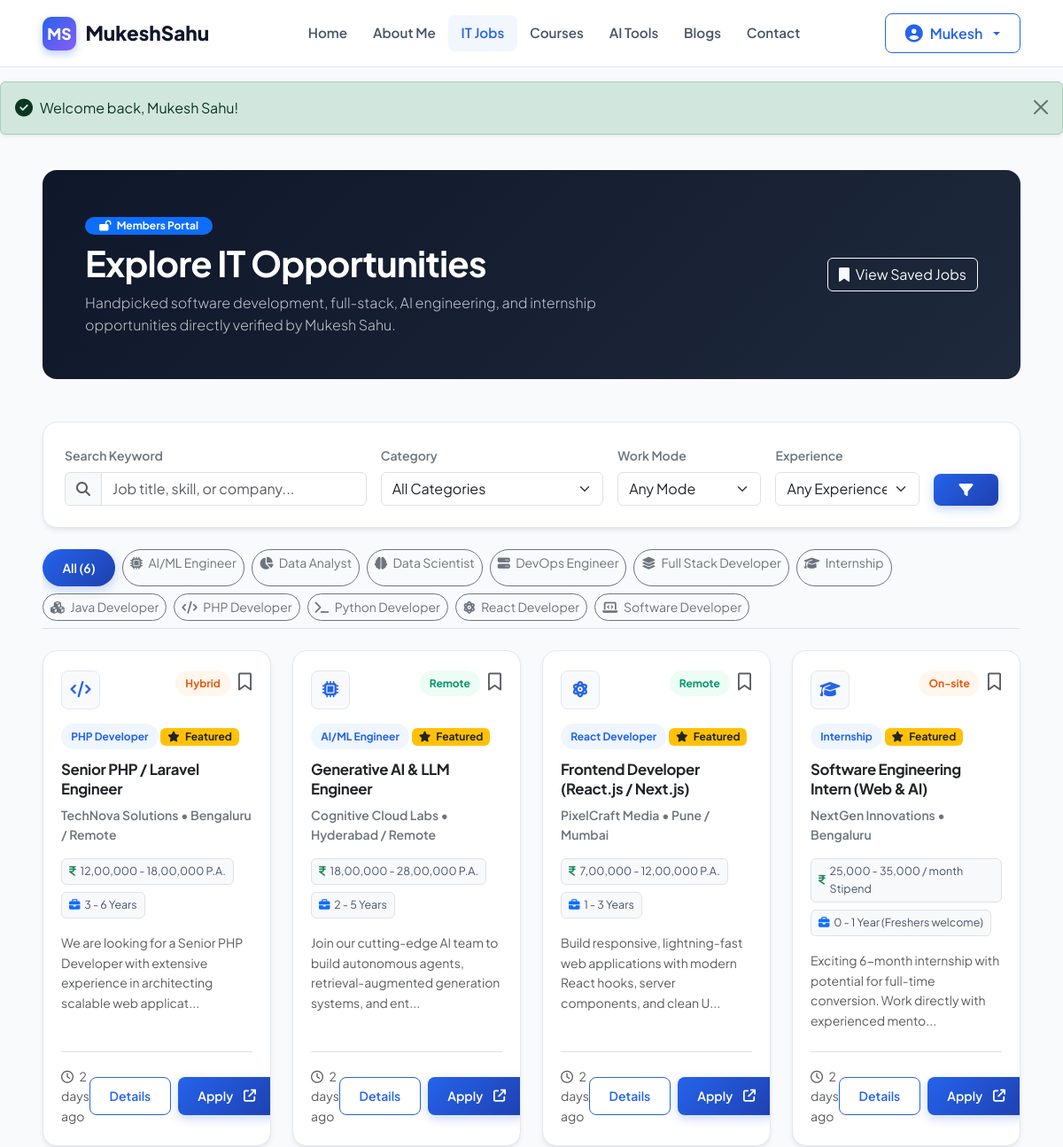
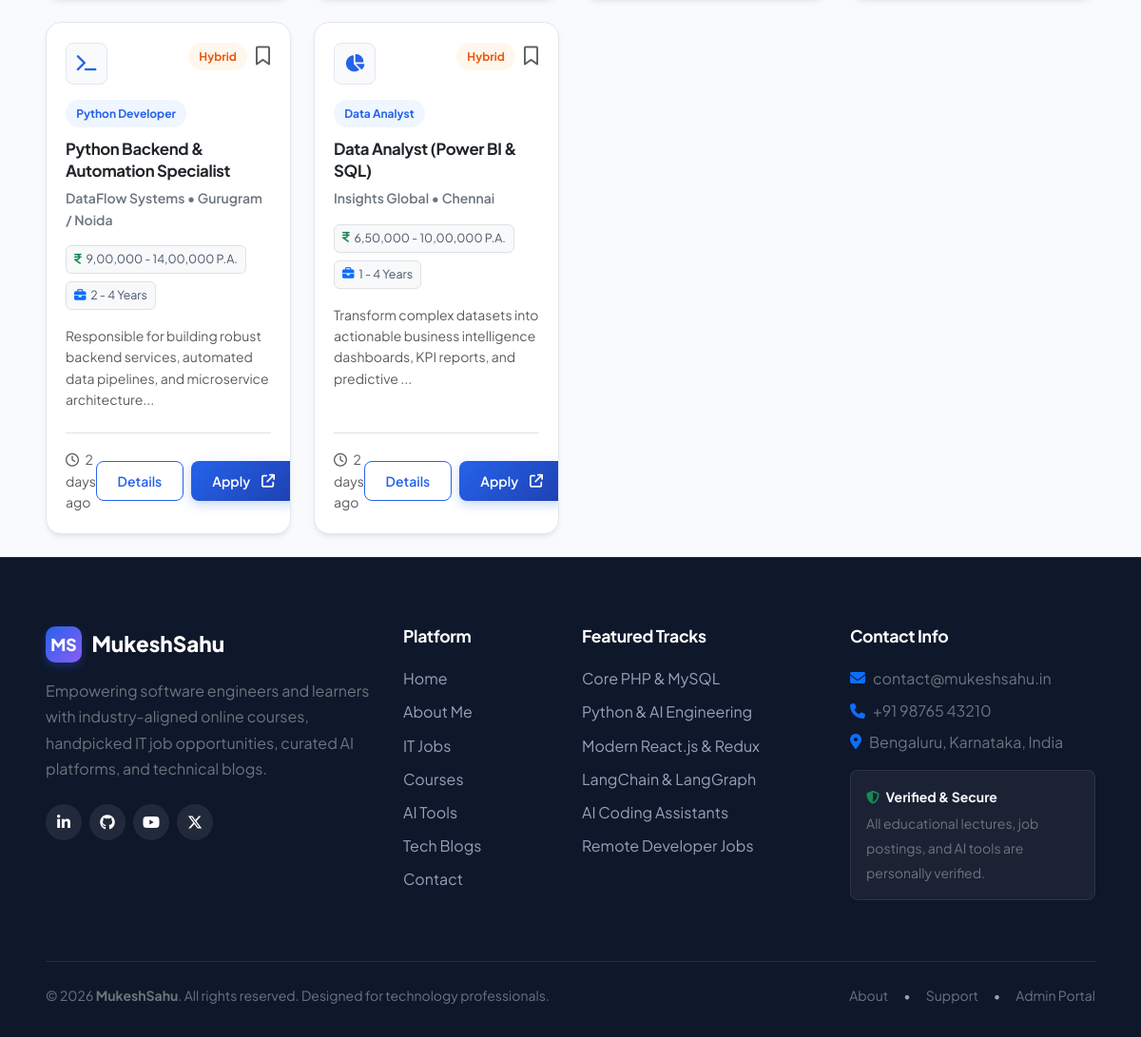
/jobs.php (signed in), run on the app's committed database (2 pictures, top to bottom).
### tables this page shows
CREATE TABLE `job_categories` (
    `id` INT UNSIGNED AUTO_INCREMENT PRIMARY KEY,
    `name` VARCHAR(100) NOT NULL,
    `slug` VARCHAR(120) NOT NULL UNIQUE,
    `description` TEXT NULL,
    `icon` VARCHAR(50) DEFAULT 'fa-briefcase',
    `status` ENUM('active', 'inactive') NOT NULL DEFAULT 'active',
    `created_at` TIMESTAMP DEFAULT CURRENT_TIMESTAMP
);

CREATE TABLE `jobs` (
    `id` INT UNSIGNED AUTO_INCREMENT PRIMARY KEY,
    `category_id` INT UNSIGNED NOT NULL,
    `title` VARCHAR(200) NOT NULL,
    `company_name` VARCHAR(150) NOT NULL,
    `company_logo` VARCHAR(255) NULL,
    `location` VARCHAR(150) NOT NULL,
    `work_mode` ENUM('Remote', 'Hybrid', 'On-site') NOT NULL DEFAULT 'Remote',
    `experience_level` VARCHAR(80) NOT NULL,
    `salary_range` VARCHAR(100) NOT NULL,
    `employment_type` ENUM('Full-time', 'Part-time', 'Contract', 'Internship') NOT NULL DEFAULT 'Full-time',
    `required_skills` TEXT NOT NULL,
    `description` LONGTEXT NOT NULL,
    `eligibility_criteria` TEXT NULL,
    `application_deadline` DATE NULL,
    `application_link` VARCHAR(500) NOT NULL,
    `is_featured` TINYINT(1) NOT NULL DEFAULT 0,
    `status` ENUM('published', 'draft', 'expired') NOT NULL DEFAULT 'published',
    `posted_by` INT UNSIGNED NULL,
    `created_at` TIMESTAMP DEFAULT CURRENT_TIMESTAMP,
    `updated_at` TIMESTAMP DEFAULT CURRENT_TIMESTAMP ON UPDATE CURRENT_TIMESTAMP,
    CONSTRAINT `fk_jobs_category` FOREIGN KEY (`category_id`) REFERENCES `job_categories` (`id`) ON DELETE RESTRICT,
    CONSTRAINT `fk_jobs_posted_by` FOREIGN KEY (`posted_by`) REFERENCES `users` (`id`) ON DELETE SET NULL,
    INDEX `idx_jobs_featured` (`is_featured`),
    INDEX `idx_jobs_status` (`status`)
);

### jobs.php (the view, shortened to what this page needs)
<?php
$db = get_db();
$userId = current_user_id();
$catStmt = $db->query("SELECT id, name, slug, icon FROM job_categories WHERE status = 'active' ORDER BY name ASC");
$categories = $catStmt->fetchAll();
$search = trim($_GET['search'] ?? '');
$categorySlug = trim($_GET['category'] ?? '');
$where = ["j.status = 'published'"];
$params = [];
$whereClause = implode(' AND ', $where);
$page = max(1, (int)($_GET['page'] ?? 1));
$perPage = 12;
$offset = ($page - 1) * $perPage;
$countStmt = $db->prepare("
    SELECT COUNT(*)
    FROM jobs j
    JOIN job_categories cat ON j.category_id = cat.id
    WHERE $whereClause
");
$countStmt->execute($params);
$totalJobs = (int)$countStmt->fetchColumn();
$jobsStmt = $db->prepare("
    SELECT j.*, cat.name AS category_name, cat.icon AS category_icon, cat.slug AS category_slug,
           (SELECT COUNT(*) FROM saved_jobs sj WHERE sj.job_id = j.id AND sj.user_id = :uid) AS is_saved
    FROM jobs j
    JOIN job_categories cat ON j.category_id = cat.id
    WHERE $whereClause
    ORDER BY j.is_featured DESC, j.created_at DESC
    LIMIT $perPage OFFSET $offset
");
$fetchParams = array_merge([':uid' => $userId], $params);
$jobsStmt->execute($fetchParams);
$jobs = $jobsStmt->fetchAll();
require_once __DIR__ . '/includes/header.php';
?>
<div class="container-fluid px-3 px-md-4 px-xl-5 py-4">
    <div class="p-4 p-md-5 rounded-4 mb-5" style="background: linear-gradient(135deg, #0f172a, #1e293b); color: #fff;">
        <div class="row align-items-center">
            <div class="col-lg-8">
                <span class="badge bg-primary px-3 py-1 rounded-pill mb-2"><i class="fa-solid fa-lock-open me-1"></i> Members Portal</span>
                <h1 class="display-6 fw-bold text-white mb-2">Explore IT Opportunities</h1>
                <p class="text-light opacity-75 lead fs-6 mb-0">
                    Handpicked software development, full-stack, AI engineering, and internship opportunities directly verified by Mukesh Sahu.
                </p>
            </div>
            <div class="col-lg-4 text-lg-end mt-3 mt-lg-0">
                <a href="<?= APP_URL ?>/user/saved-jobs.php" class="btn btn-outline-light">
                    <i class="fa-solid fa-bookmark me-1"></i> View Saved Jobs
                </a>
            </div>
        </div>
    </div>
    <div class="custom-card p-4 mb-4">
        <form method="GET" action="<?= APP_URL ?>/jobs.php" class="row g-3 align-items-end">
            <div class="col-lg-4 col-md-6">
                <label for="search" class="form-label small fw-semibold text-secondary">Search Keyword</label>
                <div class="input-group">
                    <span class="input-group-text bg-light text-muted"><i class="fa-solid fa-magnifying-glass"></i></span>
                    <input type="text" class="form-control" id="search" name="search" value="<?= e($search) ?>" placeholder="Job title, skill, or company...">
                </div>
            </div>
            <div class="col-lg-3 col-md-6">
                <label for="category" class="form-label small fw-semibold text-secondary">Category</label>
                <select class="form-select" id="category" name="category">
                    <option value="">All Categories</option>
                </select>
            </div>
            <div class="col-lg-2 col-md-4">
                <label for="work_mode" class="form-label small fw-semibold text-secondary">Work Mode</label>
                <select class="form-select" id="work_mode" name="work_mode">
                    <option value="">Any Mode</option>
                </select>
            </div>
            <div class="col-lg-2 col-md-4">
                <label for="experience" class="form-label small fw-semibold text-secondary">Experience</label>
                <select class="form-select" id="experience" name="experience">
                    <option value="">Any Experience</option>
                </select>
            </div>
            <div class="col-lg-1 col-md-4 d-flex gap-2">
                <button type="submit" class="btn btn-primary-custom w-100 justify-content-center" title="Apply Filters">
                    <i class="fa-solid fa-filter"></i>
                </button>
            </div>
        </form>
    </div>
    <div class="d-flex flex-wrap gap-2 mb-4 pb-2 border-bottom overflow-auto">
        <a href="<?= APP_URL ?>/jobs.php" class="btn btn-sm <?= empty($categorySlug) ? 'btn-primary-custom' : 'btn-outline-secondary' ?> rounded-pill">
            All (<?= $totalJobs ?>)
        </a>
        <?php foreach ($categories as $cat): ?>
            <a href="<?= APP_URL ?>/jobs.php?category=<?= e($cat['slug']) ?>" class="btn btn-sm <?= $categorySlug === $cat['slug'] ? 'btn-primary-custom' : 'btn-outline-secondary' ?> rounded-pill">
                <i class="fa-solid <?= e($cat['icon']) ?> me-1"></i> <?= e($cat['name']) ?>
            </a>
        <?php endforeach; ?>
    </div>
    <?php if (!empty($jobs)): ?>
        <div class="row g-3 g-xl-4">
            <?php foreach ($jobs as $job): ?>
                <div class="col-lg-3 col-md-6 col-12">
                    <div class="custom-card job-card h-100">
                        <div class="d-flex align-items-start justify-content-between mb-3">
                            <div class="job-company-logo">
                                <i class="fa-solid <?= e($job['category_icon'] ?? 'fa-briefcase') ?>"></i>
                            </div>
                            <div class="d-flex align-items-center gap-2">
                                <span class="card-tag <?= $job['work_mode'] === 'Remote' ? 'tag-green' : 'tag-orange' ?>">
                                    <?= e($job['work_mode']) ?>
                                </span>
                                <button class="btn btn-sm btn-link text-muted btn-save-job p-0 <?= $job['is_saved'] ? 'text-primary' : '' ?>" data-job-id="<?= $job['id'] ?>" data-csrf="<?= csrf_token() ?>" title="Save Job">
                                    <i class="<?= $job['is_saved'] ? 'fa-solid' : 'fa-regular' ?> fa-bookmark fs-5"></i>
                                </button>
                            </div>
                        </div>
                        <div class="mb-2">
                            <span class="card-tag tag-blue small mb-1"><?= e($job['category_name']) ?></span>
                            <?php if ($job['is_featured']): ?>
                                <span class="badge bg-warning text-dark small"><i class="fa-solid fa-star me-1"></i> Featured</span>
                            <?php endif; ?>
                        </div>
                        <h4 class="job-title">
                            <a href="<?= APP_URL ?>/job-detail.php?id=<?= $job['id'] ?>" class="text-dark hover-primary">
                                <?= e($job['title']) ?>
                            </a>
                        </h4>
                        <div class="fw-semibold text-secondary small mb-3">
                            <?= e($job['company_name']) ?> &bull; <?= e($job['location']) ?>
                        </div>
                        <div class="d-flex flex-wrap gap-2 mb-3">
                            <span class="job-meta-pill bg-light border px-2 py-1 rounded">
                                <i class="fa-solid fa-indian-rupee-sign text-success"></i> <?= e(format_salary($job['salary_range'])) ?>
                            </span>
                            <span class="job-meta-pill bg-light border px-2 py-1 rounded">
                                <i class="fa-solid fa-briefcase text-primary"></i> <?= e($job['experience_level']) ?>
                            </span>
                        </div>
                        <p class="text-muted small mb-4 flex-grow-1">
                            <?= e(truncate_text($job['description'], 105)) ?>
                        </p>
                        <div class="pt-3 border-top d-flex align-items-center justify-content-between">
                            <span class="small text-muted">
                                <i class="fa-regular fa-clock me-1"></i> <?= time_ago($job['created_at']) ?>
                            </span>
                            <div class="d-flex gap-2">
                                <a href="<?= APP_URL ?>/job-detail.php?id=<?= $job['id'] ?>" class="btn btn-sm btn-outline-custom">
                                    Details
                                </a>
                                <a href="<?= e($job['application_link']) ?>" target="_blank" rel="noopener noreferrer" class="btn btn-sm btn-primary-custom">
                                    Apply <i class="fa-solid fa-arrow-up-right-from-square ms-1"></i>
                                </a>
                            </div>
                        </div>
                    </div>
                </div>
            <?php endforeach; ?>
        </div>
    <?php endif; ?>
</div>
<?php require_once __DIR__ . '/includes/footer.php'; ?>

### assets/css/style.css (style rules this page uses)
:root { --primary-navy: #0f172a; --navy-light: #1e293b; --navy-dark: #0a0f1d; --electric-blue: #2563eb; --electric-blue-hover: #1d4ed8; --electric-blue-light: #eff6ff; --accent-cyan: #06b6d4; --accent-purple: #8b5cf6; --accent-purple-light: #f5f3ff; --bg-light: #f8fafc; --surface-white: #ffffff; --text-primary: #0f172a; --text-secondary: #475569; --text-muted: #64748b; --border-color: #e2e8f0; --border-light: #f1f5f9; --radius-sm: 8px; --radius-md: 12px; --radius-lg: 16px; --radius-xl: 24px; --shadow-subtle: 0 1px 3px rgba(15, 23, 42, 0.05), 0 1px 2px rgba(15, 23, 42, 0.03); --shadow-card: 0 4px 6px -1px rgba(15, 23, 42, 0.07), 0 2px 4px -2px rgba(15, 23, 42, 0.05); --shadow-hover: 0 20px 25px -5px rgba(15, 23, 42, 0.1), 0 8px 10px -6px rgba(15, 23, 42, 0.06); --shadow-glow: 0 0 25px rgba(37, 99, 235, 0.25); --transition: all 0.25s cubic-bezier(0.16, 1, 0.3, 1); }
body { font-family: 'Plus Jakarta Sans', -apple-system, BlinkMacSystemFont, 'Segoe UI', Roboto, Helvetica, Arial, sans-serif; color: var(--text-primary); background-color: var(--bg-light); line-height: 1.6; overflow-x: hidden; }
h1, h2, h3, h4, h5, h6 { font-weight: 700; color: var(--primary-navy); letter-spacing: -0.02em; }
a { color: var(--electric-blue); text-decoration: none; transition: var(--transition); }
.btn-primary-custom { background: linear-gradient(135deg, var(--electric-blue), #1e40af); color: #fff; border: none; font-weight: 600; padding: 0.65rem 1.4rem; border-radius: var(--radius-sm); box-shadow: 0 4px 12px rgba(37, 99, 235, 0.25); transition: var(--transition); display: inline-flex; align-items: center; gap: 0.5rem; }
.btn-outline-custom { border: 1.5px solid var(--electric-blue); color: var(--electric-blue); background: transparent; font-weight: 600; padding: 0.6rem 1.35rem; border-radius: var(--radius-sm); transition: var(--transition); display: inline-flex; align-items: center; gap: 0.5rem; }
.custom-card { background: var(--surface-white); border: 1px solid var(--border-color); border-radius: var(--radius-lg); box-shadow: var(--shadow-card); transition: var(--transition); overflow: hidden; height: 100%; display: flex; flex-direction: column; }
.card-tag { font-size: 0.75rem; font-weight: 700; padding: 0.3rem 0.7rem; border-radius: 50px; display: inline-block; }
.tag-blue { background-color: var(--electric-blue-light); color: var(--electric-blue); }
.tag-green { background-color: #ecfdf5; color: #059669; }
.tag-orange { background-color: #fff7ed; color: #ea580c; }
.job-card { padding: 1.35rem 1.25rem; }
.job-company-logo { width: 44px; height: 44px; border-radius: var(--radius-sm); background: var(--bg-light); display: flex; align-items: center; justify-content: center; border: 1px solid var(--border-color); font-weight: 700; color: var(--electric-blue); font-size: 1.15rem; }
.job-title { font-size: 1.05rem; font-weight: 700; line-height: 1.35; margin-bottom: 0.35rem; }
.job-meta-pill { font-size: 0.78rem; color: var(--text-secondary); display: inline-flex; align-items: center; gap: 0.3rem; }

### data on the page
job_categories: name "AI/ML Engineer"
job_categories: name "Data Analyst"
job_categories: name "Data Scientist"
job_categories: name "DevOps Engineer"
job_categories: name "Full Stack Developer"
job_categories: name "Internship"
job_categories: name "Java Developer"
job_categories: name "PHP Developer"
job_categories: name "Python Developer"
job_categories: name "React Developer"
job_categories: name "Software Developer"
jobs: work_mode "Hybrid", category.name "PHP Developer", is_featured 1 (drawn), title "Senior PHP / Laravel Engineer", company_name "TechNova Solutions", location "Bengaluru / Remote", salary_range "12,00,000 - 18,00,000 P.A.", experience_level "3 - 6 Years", description "We are looking for a Senior PHP Developer with extensive experience in architecting scalable web applicat...", created_at "2 days ago"
jobs: work_mode "Remote", category.name "AI/ML Engineer", is_featured 1 (drawn), title "Generative AI & LLM Engineer", company_name "Cognitive Cloud Labs", location "Hyderabad / Remote", salary_range "18,00,000 - 28,00,000 P.A.", experience_level "2 - 5 Years", description "Join our cutting-edge AI team to build autonomous agents, retrieval-augmented generation systems, and ent...", created_at "2 days ago"
jobs: work_mode "Remote", category.name "React Developer", is_featured 1 (drawn), title "Frontend Developer (React.js / Next.js)", company_name "PixelCraft Media", location "Pune / Mumbai", salary_range "7,00,000 - 12,00,000 P.A.", experience_level "1 - 3 Years", description "Build responsive, lightning-fast web applications with modern React hooks, server components, and clean U...", created_at "2 days ago"
jobs: work_mode "On-site", category.name "Internship", is_featured 1 (drawn), title "Software Engineering Intern (Web & AI)", company_name "NextGen Innovations", location "Bengaluru", salary_range "25,000 - 35,000 / month Stipend", experience_level "0 - 1 Year (Freshers welcome)", description "Exciting 6-month internship with potential for full-time conversion. Work directly with experienced mento...", created_at "2 days ago"
jobs: work_mode "Hybrid", category.name "Python Developer", title "Python Backend & Automation Specialist", company_name "DataFlow Systems", location "Gurugram / Noida", salary_range "9,00,000 - 14,00,000 P.A.", experience_level "2 - 4 Years", description "Responsible for building robust backend services, automated data pipelines, and microservice architecture...", created_at "2 days ago"
jobs: work_mode "Hybrid", category.name "Data Analyst", title "Data Analyst (Power BI & SQL)", company_name "Insights Global", location "Chennai", salary_range "6,50,000 - 10,00,000 P.A.", experience_level "1 - 4 Years", description "Transform complex datasets into actionable business intelligence dashboards, KPI reports, and predictive ...", created_at "2 days ago"

### other printed values
get_setting('site_name', 'MukeshSahu') "MukeshSahu"
explode(' ', $user['name'] ?? 'User')[0] "Mukesh"
$msg['message'] "Welcome back, Mukesh Sahu!"
$totalJobs "6"
$siteEmail "contact@mukeshsahu.in"
$sitePhone "+91 98765 43210"
$siteAddress "Bengaluru, Karnataka, India"
